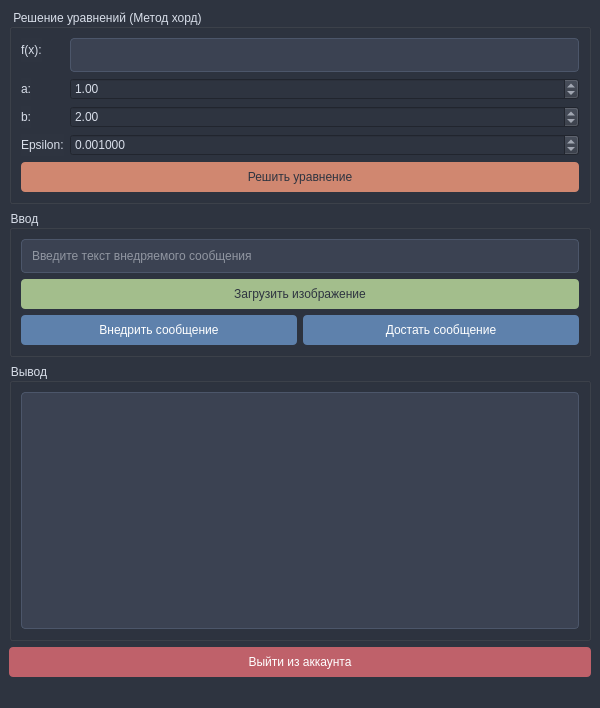
<?xml version="1.0" encoding="UTF-8"?>
<ui version="4.0">
 <class>MainWindow</class>
 <widget class="QMainWindow" name="MainWindow">
  <property name="geometry">
   <rect>
    <x>0</x>
    <y>0</y>
    <width>600</width>
    <height>708</height>
   </rect>
  </property>
  <property name="windowTitle">
   <string>Crypto Application</string>
  </property>
  <property name="styleSheet">
   <string notr="true">background-color: #2E3440;
color: #D8DEE9;</string>
  </property>
  <widget class="QWidget" name="centralwidget">
   <layout class="QVBoxLayout" name="verticalLayout">
    <item>
     <widget class="QGroupBox" name="groupBoxEquation">
      <property name="title">
       <string>Решение уравнений (Метод хорд)</string>
      </property>
      <layout class="QFormLayout" name="formLayout">
       <item row="1" column="0">
        <widget class="QLabel" name="labelA">
         <property name="text">
          <string>a:</string>
         </property>
        </widget>
       </item>
       <item row="1" column="1">
        <widget class="QDoubleSpinBox" name="doubleSpinBoxA">
         <property name="value">
          <double>1.000000000000000</double>
         </property>
        </widget>
       </item>
       <item row="2" column="0">
        <widget class="QLabel" name="labelB">
         <property name="text">
          <string>b:</string>
         </property>
        </widget>
       </item>
       <item row="2" column="1">
        <widget class="QDoubleSpinBox" name="doubleSpinBoxB">
         <property name="value">
          <double>2.000000000000000</double>
         </property>
        </widget>
       </item>
       <item row="3" column="0">
        <widget class="QLabel" name="labelEpsilon">
         <property name="text">
          <string>Epsilon:</string>
         </property>
        </widget>
       </item>
       <item row="3" column="1">
        <widget class="QDoubleSpinBox" name="doubleSpinBoxEpsilon">
         <property name="decimals">
          <number>6</number>
         </property>
         <property name="singleStep">
          <double>0.000100000000000</double>
         </property>
         <property name="value">
          <double>0.001000000000000</double>
         </property>
        </widget>
       </item>
       <item row="4" column="0" colspan="2">
        <widget class="QPushButton" name="pushButtonSolveEquation">
         <property name="styleSheet">
          <string notr="true">QPushButton {
    background-color: #D08770;
    color: #2E3440;
    border-radius: 4px;
    padding: 8px;
    min-width: 100px;
}
QPushButton:hover {
    background-color: #EBCB8B;
}</string>
         </property>
         <property name="text">
          <string>Решить уравнение</string>
         </property>
        </widget>
       </item>
       <item row="0" column="1">
        <widget class="QLineEdit" name="funcInput">
         <property name="styleSheet">
          <string notr="true">QLineEdit {
    background-color: #3B4252;
    color: #E5E9F0;
    border: 1px solid #4C566A;
    border-radius: 4px;
    padding: 8px;
}</string>
         </property>
        </widget>
       </item>
       <item row="0" column="0">
        <widget class="QLabel" name="label">
         <property name="text">
          <string>f(x):</string>
         </property>
        </widget>
       </item>
      </layout>
     </widget>
    </item>
    <item>
     <widget class="QGroupBox" name="groupBox">
      <property name="title">
       <string>Ввод</string>
      </property>
      <layout class="QVBoxLayout" name="verticalLayout_2">
       <item>
        <widget class="QLineEdit" name="lineEditInput">
         <property name="styleSheet">
          <string notr="true">QLineEdit {
    background-color: #3B4252;
    color: #E5E9F0;
    border: 1px solid #4C566A;
    border-radius: 4px;
    padding: 8px;
}</string>
         </property>
         <property name="text">
          <string/>
         </property>
         <property name="placeholderText">
          <string>Введите текст внедряемого сообщения</string>
         </property>
        </widget>
       </item>
       <item>
        <widget class="QPushButton" name="pushButtonLoadImage">
         <property name="styleSheet">
          <string notr="true">QPushButton {
    background-color: #A3BE8C;
    color: #2E3440;
    border-radius: 4px;
    padding: 8px;
    min-width: 100px;
}
QPushButton:hover {
    background-color: #B5D99C;
}</string>
         </property>
         <property name="text">
          <string>Загрузить изображение</string>
         </property>
        </widget>
       </item>
       <item>
        <layout class="QHBoxLayout" name="horizontalLayout">
         <item>
          <widget class="QPushButton" name="pushButtonProcess">
           <property name="styleSheet">
            <string notr="true">QPushButton {
    background-color: #5E81AC;
    color: white;
    border-radius: 4px;
    padding: 8px;
    min-width: 100px;
}
QPushButton:hover {
    background-color: #81A1C1;
}</string>
           </property>
           <property name="text">
            <string>Внедрить сообщение</string>
           </property>
          </widget>
         </item>
         <item>
          <widget class="QPushButton" name="pushButtonDecode">
           <property name="minimumSize">
            <size>
             <width>116</width>
             <height>0</height>
            </size>
           </property>
           <property name="mouseTracking">
            <bool>true</bool>
           </property>
           <property name="styleSheet">
            <string notr="true">QPushButton {
    background-color: #5E81AC;
    color: white;
    border-radius: 4px;
    padding: 8px;
    min-width: 100px;
}
QPushButton:hover {
    background-color: #81A1C1;
}</string>
           </property>
           <property name="text">
            <string>Достать сообщение</string>
           </property>
          </widget>
         </item>
        </layout>
       </item>
      </layout>
     </widget>
    </item>
    <item>
     <widget class="QGroupBox" name="groupBox_2">
      <property name="title">
       <string>Вывод</string>
      </property>
      <layout class="QVBoxLayout" name="verticalLayout_3">
       <item>
        <widget class="QTextEdit" name="textEdit">
         <property name="styleSheet">
          <string notr="true">QTextEdit {
    background-color: #3B4252;
    color: #E5E9F0;
    border: 1px solid #4C566A;
    border-radius: 4px;
    padding: 8px;
}</string>
         </property>
         <property name="readOnly">
          <bool>true</bool>
         </property>
        </widget>
       </item>
      </layout>
     </widget>
    </item>
    <item>
     <widget class="QPushButton" name="pushButtonLogout">
      <property name="styleSheet">
       <string notr="true">QPushButton {
    background-color: #BF616A;
    color: white;
    border-radius: 4px;
    padding: 8px;
    min-width: 100px;
}
QPushButton:hover {
    background-color: #D08770;
}</string>
      </property>
      <property name="text">
       <string>Выйти из аккаунта</string>
      </property>
     </widget>
    </item>
   </layout>
  </widget>
  <widget class="QMenuBar" name="menubar">
   <property name="geometry">
    <rect>
     <x>0</x>
     <y>0</y>
     <width>600</width>
     <height>25</height>
    </rect>
   </property>
  </widget>
  <widget class="QStatusBar" name="statusbar"/>
 </widget>
 <resources/>
 <connections/>
</ui>
